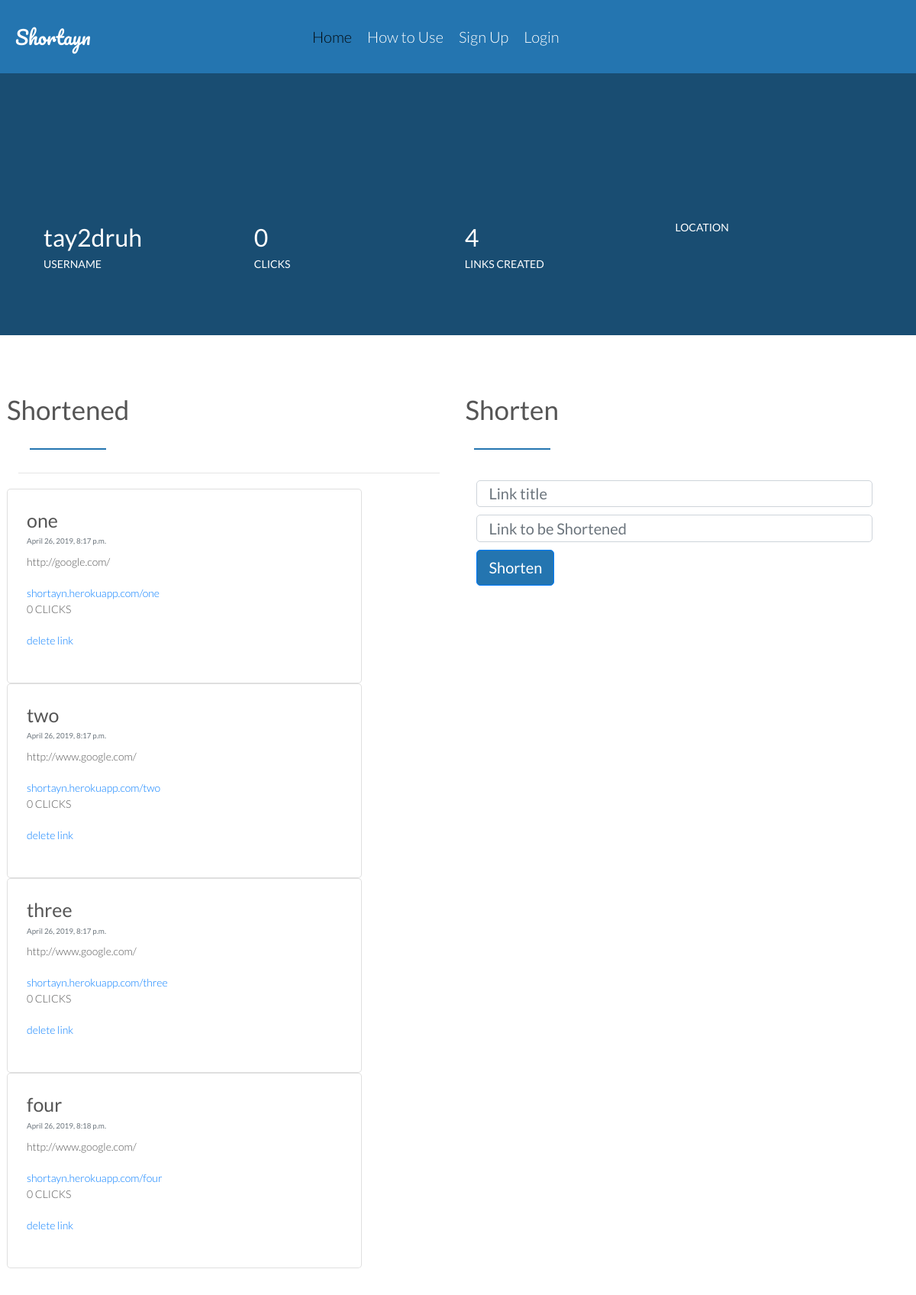
The page /dashboard/ (signed in) on the database its author committed.
### home/models.py (models this page shows, shortened)
class Link(models.Model):
    user = models.ForeignKey(User, on_delete=models.CASCADE)
    short_code = models.CharField(max_length=30, unique=True)
    redirect_to = models.URLField(blank=False, null=False)
    amount_of_visits = models.IntegerField(default=0)
    time_created = models.DateTimeField(auto_now_add=True)

### home/views.py (the view, shortened to what this page needs)
# urls.py: path('dashboard/', views.dashboard, name='dashboard'),
@login_required
def dashboard(request):
    from .forms import LinkForm
    from .models import Link
    from ipaddr import client_ip
    import requests
    if request.method == 'GET':
        form = LinkForm()
        links = Link.objects.filter(user=request.user)
        total_clicks = 0
        for link in links:
            total_clicks += link.amount_of_visits
        args = {'form': form, 'links': links, 'total_clicks': total_clicks} #'ip_data':response.json()}
        return render(request, 'home/dashboard.html', args)

### home/forms.py
class LinkForm(forms.ModelForm):
    class Meta:
        model = models.Link
        exclude = ('amount_of_visits', 'user', 'time_created')

### home/templates/home/dashboard.html (shortened to what this page needs)
{% extends 'home/base.html' %}
{% load static %}
{% load widget_tweaks %}
{% block body %}
    <div class="jumbotron summary">
        <div class="row">
            <div class="col span-1-of-4">
                <div class=" number_of row">
                   {{ request.user.username }}
                </div>
                <div class=" desc row">
                    USERNAME
                </div>
            </div>
            <div class="col span-1-of-4">
                <div class=" number_of row">
                    {{ total_clicks }}
                </div>
                <div class=" desc row">
                    CLICKS
                </div>
            </div>
            <div class="col span-1-of-4">
                <div class=" number_of row">
                    {{ links.count }}
                </div>
                <div class=" desc row">
                    LINKS CREATED
                </div>
            </div>
            <div class="col span-1-of-4">
                <div class=" desc row">
                    LOCATION
                </div>
            </div>
        </div>
    </div>
    <section class="links">
        <div class="row">
            <div class="col span-1-of-5 shortened">
                <div class="row">
                    <h3> Shortened  </h3>
                </div>
                <hr>
                {% for link in links %}
                <div class="row">
                        <div class="card">
                                <div class="card-body">
                                  <h5 class="card-title"> {{ link.short_code }}</h5>
                                  <h6 class="card-subtitle mb-2 text-muted">{{ link.time_created }}</h6>
                                  <p class="card-text">{{ link.redirect_to }}</p>
                                  <a href="http://shortayn.herokuapp.com/{{ link.short_code }}" target="_blank" class="card-link">shortayn.herokuapp.com/{{ link.short_code }}</a>
                                  <br>
                                  <p>
                                      {{ link.amount_of_visits }} CLICKS
                                  </p>
                                    <p><a href="{% url 'home:delete_link' link.short_code %}">delete link</a> </p>
                                </div>
                              </div>
                </div>
                {% endfor %}
            </div>
            <div class="col span-4-of-5">
                <div class="row">
                    <h3> Shorten </h3>
                </div>
                <form action="" method="post">
                    <div class="form-group">
                        <br>
                        {{ form.short_code|attr:"class:form-control"|attr:"id:formGroupExampleInput2"|attr:"placeholder:Link title" }}
                    </div>
                    <div class="form-group">
                        {{ form.redirect_to|attr:"class:form-control"|attr:"id:formGroupExampleInput2"|attr:"placeholder:Link to be Shortened" }}
                    </div>
                    <button type="submit" class="btn btn-primary">Shorten</button>
                </form>
            </div>
        </div>
    </section>
{% endblock %}

### home/static/home/css/grid.css (style rules this page uses)
.row { zoom: 1; }
.row:before, .row:after { content:""; display:table; }
.row:after { clear:both; }
.col { display: block; float:left; margin: 1% 0 1% 1.6%; }
.col:first-child { margin-left: 0; }
.span-1-of-4 { width: 23.8%; }
.span-4-of-5 { width: 79.68%; }
.span-1-of-5 { width: 18.72%; }

### home/static/home/css/style.css (style rules this page uses)
* { margin: 0; padding:0; box-sizing: border-box; }
html, body { background-color: white; color: #555; font-family: 'Lato', 'Arial', sans-serif; font-weight: 300; font-size: 20px; text-rendering: optimizeLegibility; overflow-x: hidden; scroll-behavior: smooth; }
section { padding: 80px 0; }
.jumbotron { padding-top: 15% !important; background-color: transparent; text-align: center; font-weight: 400; }
.btn-primary { background-color: #2475B0; }
h3 { text-align: center; }
h3:after { display: block; height: 2px; background-color: #2475B0; width:100px; content:" "; margin: 0 auto; margin-top: 30px; font-weight: bolder; }
.form-group { margin-bottom: 0.5rem !important; }
.form-control { display: block; width: 94%; height: calc(1.2em + .55rem + 0.7px); }
.summary { background-color: rgb(25, 77, 114); }
.links { padding: 2%; }
.number_of { color: white; text-align: center; font-size: 160%; }
.desc { font-size: 70%; color: white; text-align: center; }
.jumbotron { padding: 6%; border-radius: 0px; }
.card { width: 80%; }
.shortened { font-size: 70%; }
.card-subtitle { font-size: 70%; }

### rows shown on the page
Link: short_code "one", time_created "April 26, 2019, 8:17 p.m.", redirect_to "http://google.com/", amount_of_visits "0"
Link: short_code "two", time_created "April 26, 2019, 8:17 p.m.", redirect_to "http://www.google.com/", amount_of_visits "0"
Link: short_code "three", time_created "April 26, 2019, 8:17 p.m.", redirect_to "http://www.google.com/", amount_of_visits "0"
Link: short_code "four", time_created "April 26, 2019, 8:18 p.m.", redirect_to "http://www.google.com/", amount_of_visits "0"

### other values the page prints
{{ request.user.username }} "tay2druh"
{{ total_clicks }} "0"
{{ links.count }} "4"
